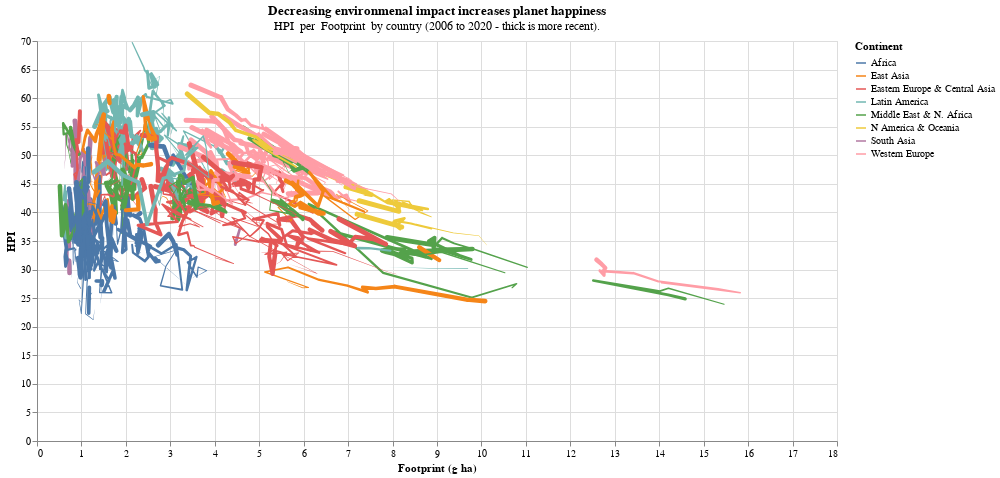

The notebook cell this image was saved under:
### Code cell
worms_chart('Footprint (g ha)', 'HPI', "", "Decreasing environmenal impact increases planet happiness")

### Figure 1 — Vega-Lite specification as saved in the notebook (floating-point values rounded to 4 significant figures; data arrays with more than 128 entries replaced by an {"elided": "..."} marker saying what was removed)
{"$schema": "https://vega.github.io/schema/vega-lite/v4.17.0.json", "config": {"view": {"continuousHeight": 300, "continuousWidth": 400}}, "data": {"name": "data-f4c71476cac24b07e5142c998e7f5d59"}, "datasets": {"data-f4c71476cac24b07e5142c998e7f5d59": {"elided": "2280 records"}}, "encoding": {"color": {"field": "Continent", "type": "nominal"}, "detail": {"field": "Country", "type": "nominal"}, "order": {"field": "Year", "type": "quantitative"}, "size": {"field": "Year", "legend": null, "scale": {"domain": [2006, 2020], "range": [0.1, 5]}, "type": "quantitative"}, "tooltip": [{"field": "Country", "type": "nominal"}, {"field": "Year", "type": "quantitative"}], "x": {"field": "Footprint (g ha)", "type": "quantitative"}, "y": {"field": "HPI", "type": "quantitative"}}, "height": 400, "mark": "trail", "title": {"subtitle": "HPI  per  Footprint  by country (2006 to 2020 - thick is more recent).  ", "text": "Decreasing environmenal impact increases planet happiness"}, "width": 800}
